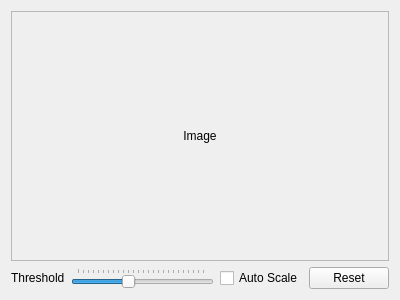
<?xml version="1.0" encoding="UTF-8"?>
<ui version="4.0">
 <class>BoxEllipseContour</class>
 <widget class="QWidget" name="BoxEllipseContour">
  <property name="windowModality">
   <enum>Qt::ApplicationModal</enum>
  </property>
  <property name="geometry">
   <rect>
    <x>0</x>
    <y>0</y>
    <width>400</width>
    <height>300</height>
   </rect>
  </property>
  <property name="windowTitle">
   <string>Rotated Box and Ellipse for Contour</string>
  </property>
  <layout class="QGridLayout" name="gridLayout_2">
   <item row="1" column="0">
    <layout class="QHBoxLayout" name="horizontalLayout">
     <item>
      <widget class="QLabel" name="Thresholdlabel">
       <property name="text">
        <string>Threshold</string>
       </property>
      </widget>
     </item>
     <item>
      <widget class="QSlider" name="thresholdSlider">
       <property name="maximum">
        <number>255</number>
       </property>
       <property name="value">
        <number>100</number>
       </property>
       <property name="orientation">
        <enum>Qt::Horizontal</enum>
       </property>
       <property name="tickPosition">
        <enum>QSlider::TicksAbove</enum>
       </property>
      </widget>
     </item>
     <item>
      <widget class="QCheckBox" name="autoScaleCheckBox">
       <property name="text">
        <string>Auto Scale</string>
       </property>
      </widget>
     </item>
     <item>
      <widget class="QPushButton" name="resetButton">
       <property name="text">
        <string>Reset</string>
       </property>
      </widget>
     </item>
    </layout>
   </item>
   <item row="0" column="0">
    <widget class="QScrollArea" name="imageScrollArea">
     <property name="widgetResizable">
      <bool>true</bool>
     </property>
     <widget class="QWidget" name="scrollAreaWidgetContents">
      <property name="geometry">
       <rect>
        <x>0</x>
        <y>0</y>
        <width>380</width>
        <height>245</height>
       </rect>
      </property>
      <layout class="QGridLayout" name="gridLayout">
       <item row="0" column="0">
        <widget class="QLabel" name="image">
         <property name="text">
          <string>Image</string>
         </property>
         <property name="alignment">
          <set>Qt::AlignCenter</set>
         </property>
        </widget>
       </item>
      </layout>
     </widget>
    </widget>
   </item>
  </layout>
 </widget>
 <resources/>
 <connections/>
</ui>
